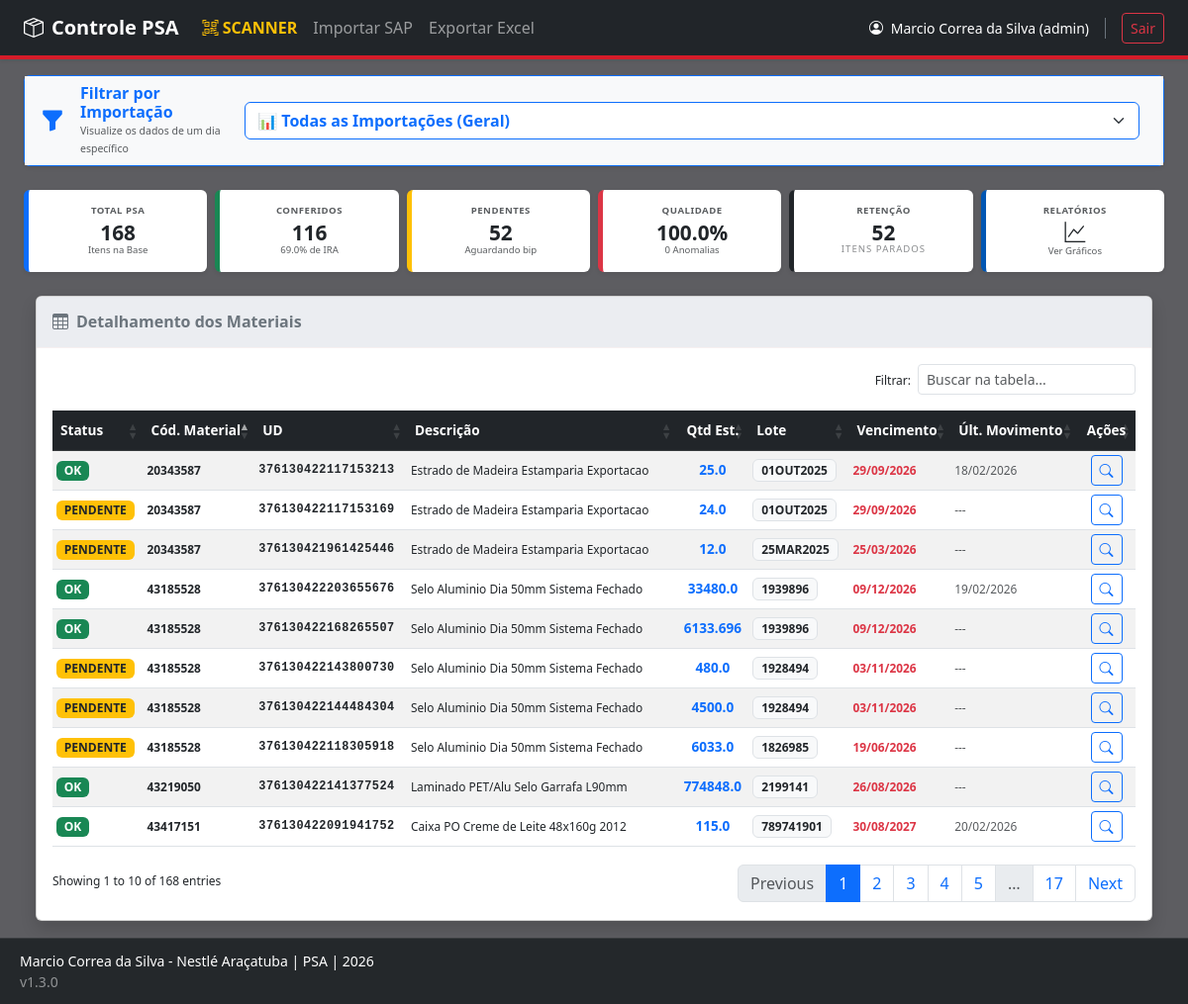
Page / (signed in) on the earlier database version.
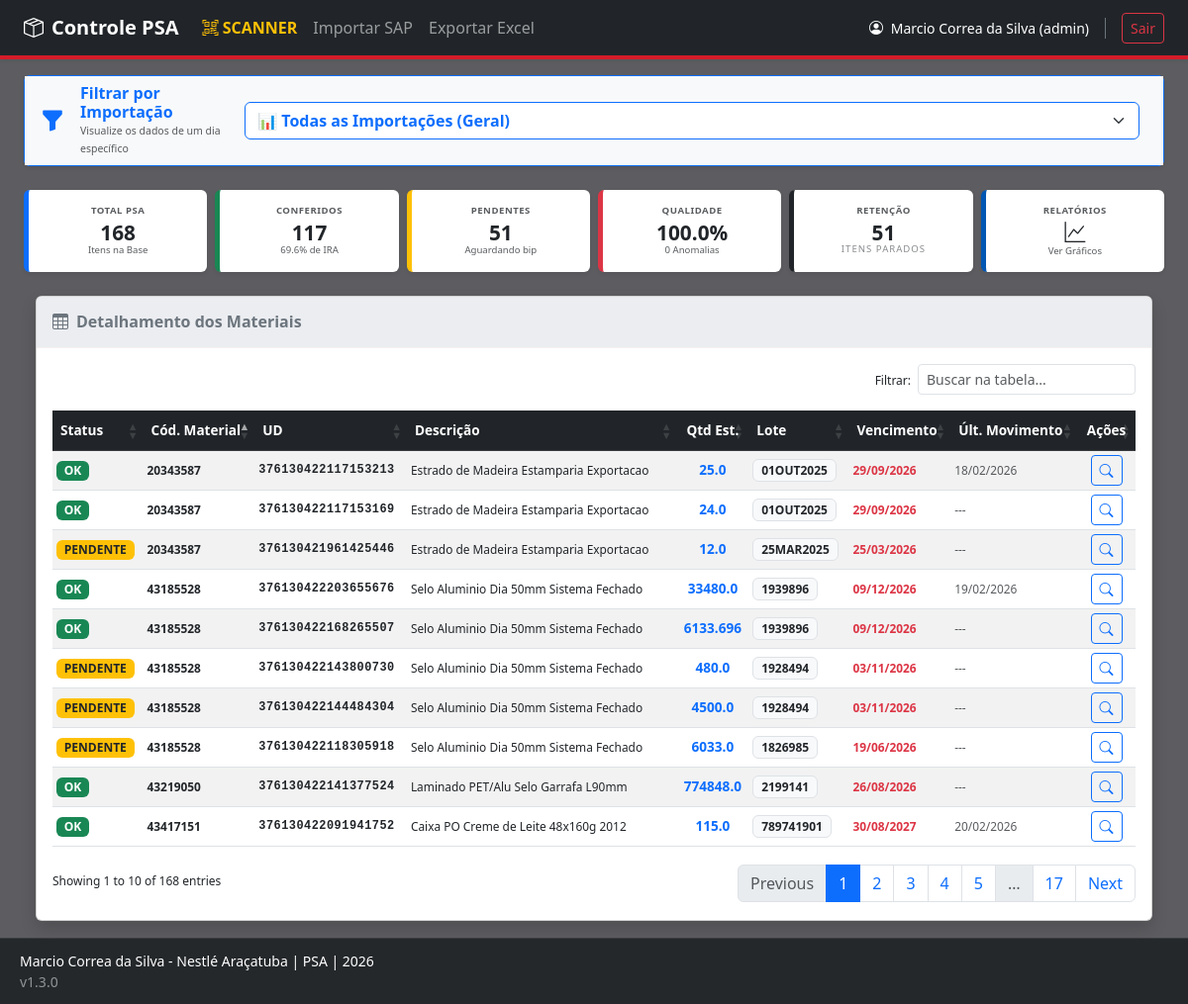
Same page on the later database version.
### app/models/material.py (models this page shows, shortened)
class MaterialPSA(db.Model):
    __tablename__ = 'material_psa'
    id = db.Column(db.Integer, primary_key=True)
    unidade_deposito = db.Column(db.String(50), unique=True, nullable=False) # UD
    cod_material = db.Column(db.String(50), nullable=False)
    desc_material = db.Column(db.String(200))
    lote = db.Column(db.String(50))
    posicao_deposito = db.Column(db.String(50))
    tipo_deposito = db.Column(db.String(20)) # PSA, Depósito Fixo, etc.
    quantidade_estoque = db.Column(db.Float, default=0.0)
    unidade_medida = db.Column(db.String(10)) # PC, KG, UN
    data_vencimento = db.Column(db.Date)
    data_ultimo_mov = db.Column(db.Date)
    data_importacao = db.Column(db.DateTime, default=datetime.utcnow)
    conferido = db.Column(db.Boolean, default=False)
    data_conferencia = db.Column(db.DateTime)
    conferente_sap = db.Column(db.String(20)) # Removi a FK temporariamente para evitar erro se a tabela usuarios não existir
    possui_divergencia = db.Column(db.Boolean, default=False)
    observacao_conferente = db.Column(db.Text)

### app/routes/main.py (the view)
@bp.route('/')
@login_required
def dashboard():
    todos_materiais = MaterialPSA.query.order_by(MaterialPSA.data_importacao.desc()).all()
    datas_unicas = set()
    for m in todos_materiais:
        if m.data_importacao:
            datas_unicas.add(m.data_importacao.strftime('%d/%m/%Y'))
    datas_formatadas = sorted(list(datas_unicas), reverse=True)
    data_filtro = request.args.get('data_filtro')
    if data_filtro:
        materiais_exibidos = [m for m in todos_materiais if m.data_importacao and m.data_importacao.strftime('%d/%m/%Y') == data_filtro]
    else:
        materiais_exibidos = todos_materiais
    total_itens = len(materiais_exibidos)
    conferidos = sum(1 for m in materiais_exibidos if m.conferido)
    pendentes = total_itens - conferidos
    itens_com_divergencia = sum(1 for m in materiais_exibidos if getattr(m, 'possui_divergencia', False))
    limite_critico = datetime.now() - timedelta(hours=48)
    itens_criticos = sum(1 for m in materiais_exibidos if not m.conferido and m.data_importacao and m.data_importacao <= limite_critico)
    taxa_qualidade = round(((conferidos - itens_com_divergencia) / conferidos * 100), 1) if conferidos > 0 else 100.0
    acuracidade = round((conferidos / total_itens * 100), 1) if total_itens > 0 else 0.0
    return render_template('index.html',
                           datas=datas_formatadas,
                           data_atual=data_filtro,
                           total=total_itens,
                           conferidos=conferidos,
                           pendentes=pendentes,
                           acuracidade=acuracidade,
                           taxa_qualidade=taxa_qualidade,
                           itens_com_divergencia=itens_com_divergencia,
                           total_retencao=itens_criticos, # Nome esperado pelo index.html
                           materiais=materiais_exibidos)

### run.py (called while the page is built)
@login_manager.user_loader
def load_user(user_id):
    return db.session.get(Usuario, int(user_id))

### app/templates/index.html (shortened to what this page needs)
{% extends "base.html" %}
{% block content %}
<div class="container-fluid">
    <div class="card shadow mb-4">
        <div class="card-header py-3 bg-white d-flex justify-content-between align-items-center">
            <h6 class="m-0 fw-bold text-secondary">
                <i class="bi bi-table me-2"></i>Detalhamento dos Materiais
            </h6>
        </div>
        <div class="card-body p-0">
            <div class="table-responsive p-3">
                <table class="table table-striped table-hover mb-0 align-middle table-sm text-nowrap tabela-dinamica" style="font-size: 0.85rem;">
                    <thead class="table-dark">
                        <tr>
                            <th>Status</th>
                            <th>Cód. Material</th> <th>UD</th>
                            <th>Descrição</th>
                            <th class="text-center">Qtd Est.</th>
                            <th>Lote</th>
                            <th>Vencimento</th>
                            <th>Últ. Movimento</th> <th class="text-center">Ações</th>
                        </tr>
                    </thead>
                    <tbody>
                        {% for item in materiais %}
                        <tr class="{% if item.possui_divergencia %}bg-warning-subtle border-start border-5 border-warning{% endif %}">
                            <td>
                                <span class="badge {% if item.conferido %}bg-success{% else %}bg-warning text-dark{% endif %}">
                                    {{ 'OK' if item.conferido else 'PENDENTE' }}
                                </span>
                            </td>
                            <td class="small fw-bold">{{ item.cod_material }}</td>
                            <td class="small fw-bold text-ud-font">{{ item.unidade_deposito }}</td>
                            <td class="small text-truncate" style="max-width: 250px;">{{ item.desc_material }}</td>
                            <td class="fw-bold text-primary text-center">{{ item.quantidade_estoque }}</td>
                            <td><span class="badge bg-light text-dark border">{{ item.lote }}</span></td>
                            <td class="text-danger small fw-bold">{{ item.data_vencimento.strftime('%d/%m/%Y') if item.data_vencimento else 'S/V' }}</td>
                            <td class="small text-muted">{{ item.data_ultimo_mov.strftime('%d/%m/%Y') if item.data_ultimo_mov else '---' }}</td>
                            <td class="text-center">
                                <button class="btn btn-sm btn-outline-primary" onclick="verDetalhes('{{ item.unidade_deposito }}')">
                                    <i class="bi bi-search"></i>
                                </button>
                            </td>
                        </tr>
                        {% endfor %}
                    </tbody>
                </table>
            </div>
        </div>
    </div>
</div>
{% endblock %}

Differences in the rows shown:
changed MaterialPSA (number 4 of 10 on the later page): conferido "PENDENTE" → "OK"
Other differences:
{{ conferidos }}: "116" → "117"
{{ acuracidade }}: "69.0" → "69.6"
{{ pendentes }}: "52" → "51"
{{ total_retencao }}: "52" → "51"
